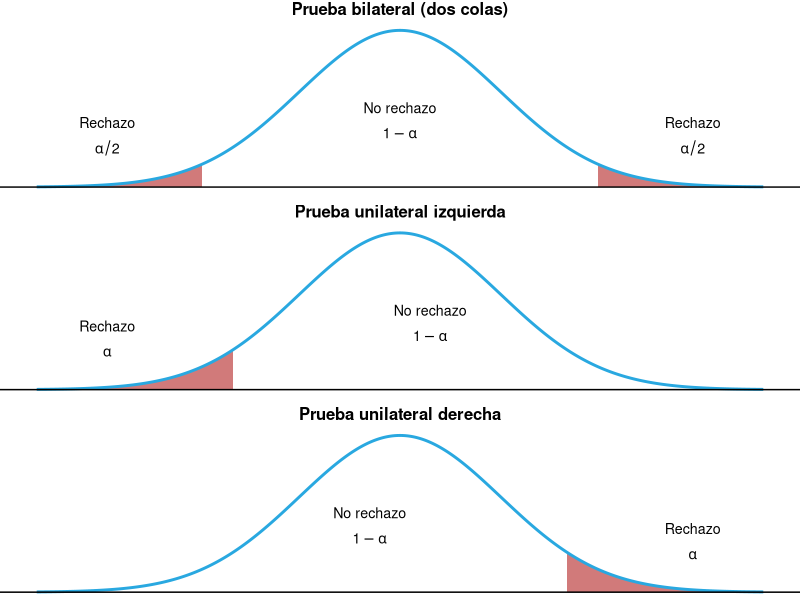
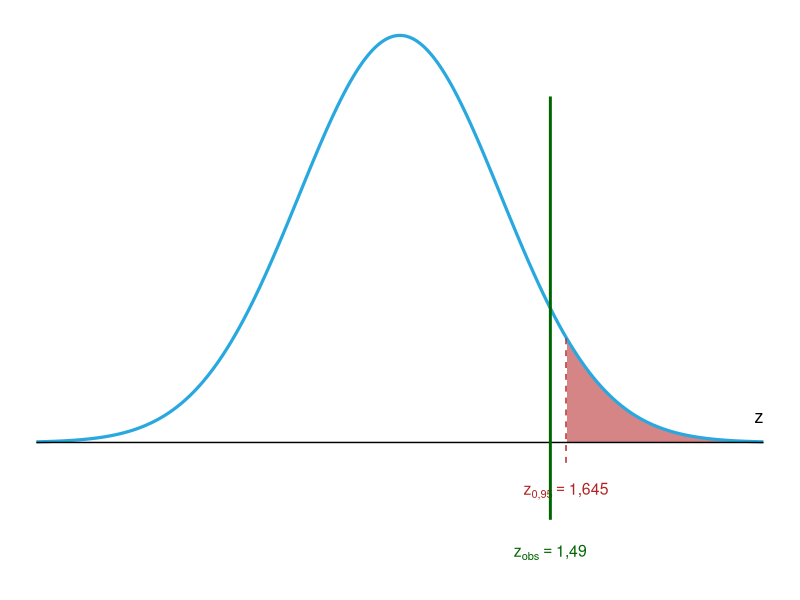
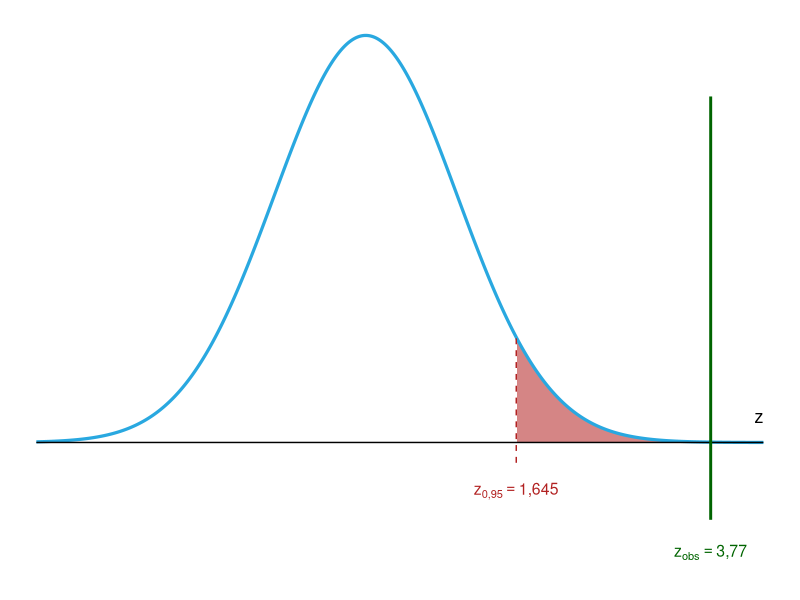
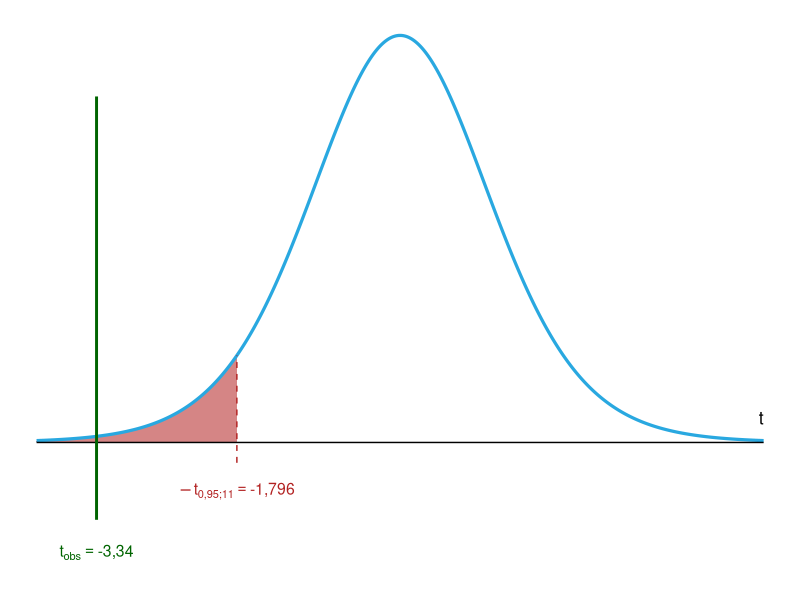
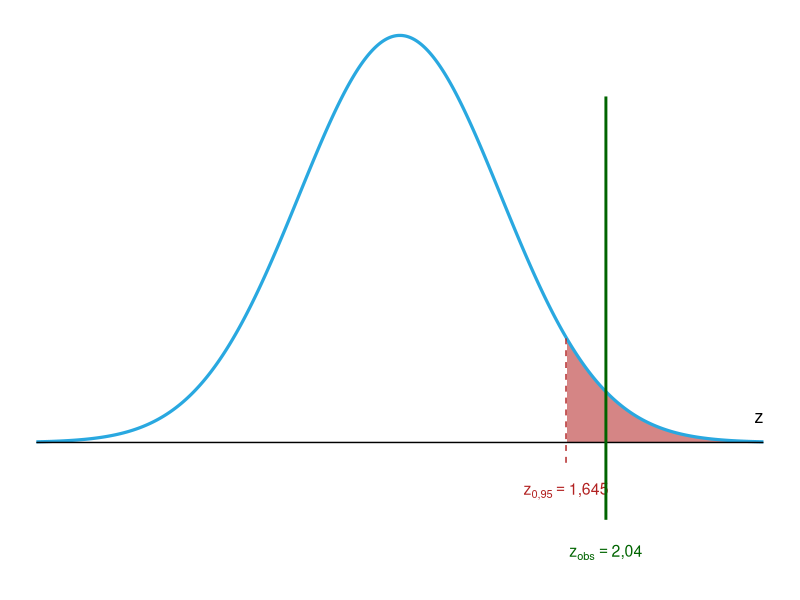
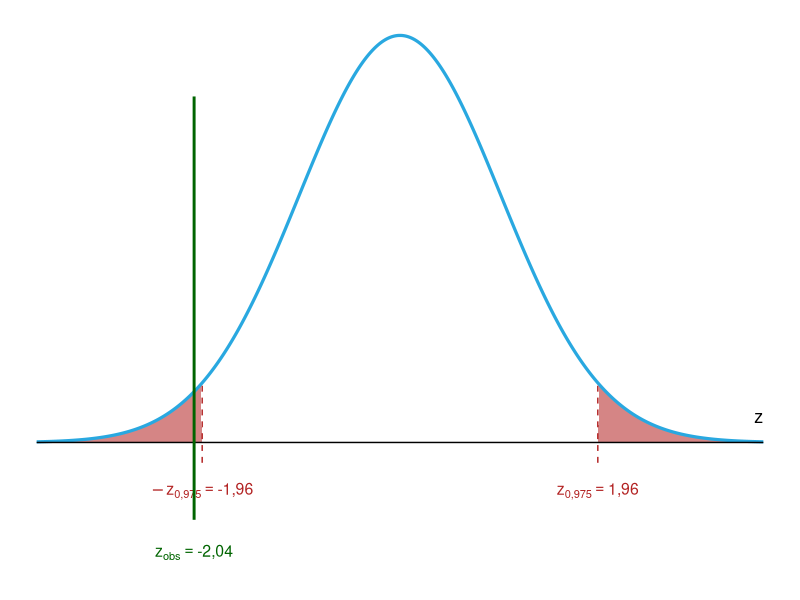
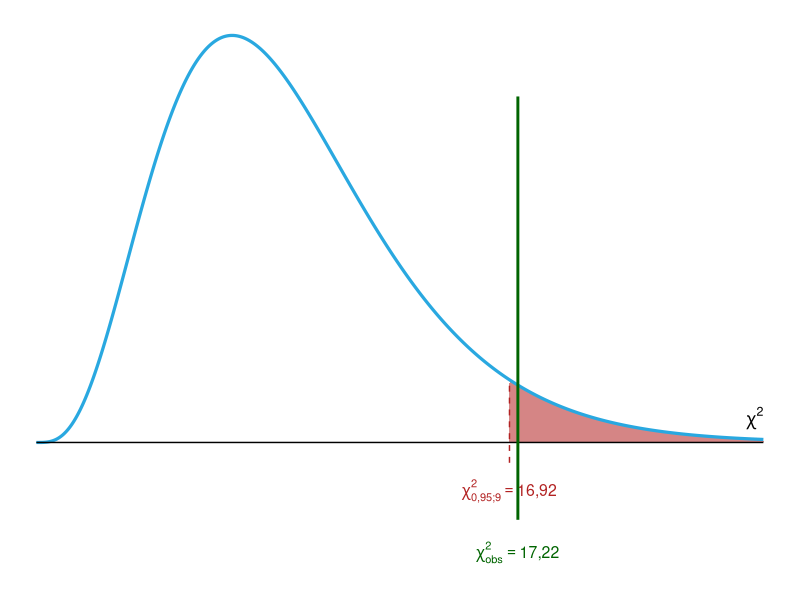
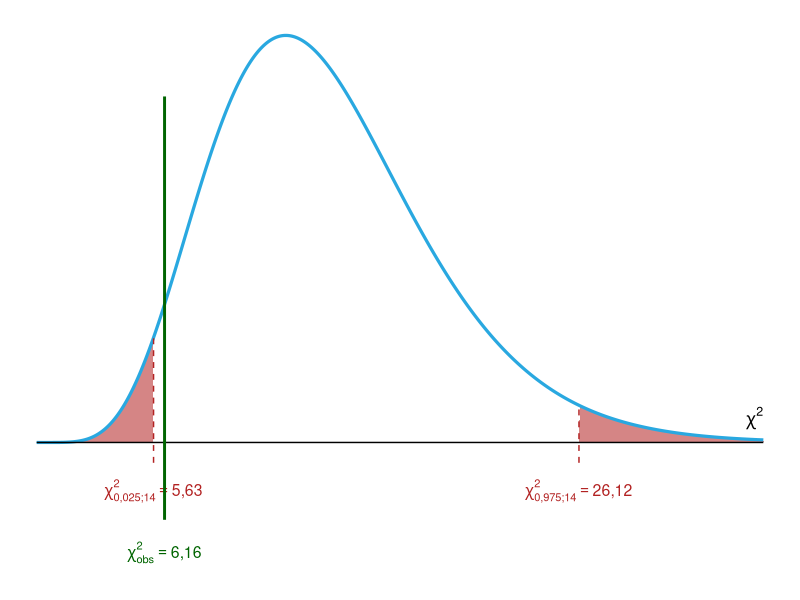

The R source for these figures, in order:
## ---- chunk 1
#| label: setup
#| include: false
library(ggplot2)
theme_set(theme_minimal(base_size = 13))

# Densidad normal estándar con las regiones de rechazo sombreadas
regiones_rechazo <- function(alfa = 0.05) {
  z <- seq(-3.6, 3.6, length.out = 700)
  tipos <- c("Prueba bilateral (dos colas)", "Prueba unilateral izquierda",
             "Prueba unilateral derecha")
  d <- do.call(rbind, lapply(tipos, function(tp) data.frame(z = z, f = dnorm(z), tipo = tp)))
  d$rechazo <- with(d, ifelse(tipo == tipos[1], abs(z) >= qnorm(1 - alfa / 2),
                       ifelse(tipo == tipos[2], z <= qnorm(alfa), z >= qnorm(1 - alfa))))
  d$tipo <- factor(d$tipo, levels = tipos)
  etiquetas <- data.frame(
    tipo = factor(c(tipos[1], tipos[1], tipos[1], tipos[2], tipos[2], tipos[3], tipos[3]),
                  levels = tipos),
    z = c(-2.9, 2.9, 0, -2.9, 0.3, 2.9, -0.3),
    f = c(0.13, 0.13, 0.17, 0.13, 0.17, 0.13, 0.17),
    lab = c('atop("Rechazo", alpha/2)', 'atop("Rechazo", alpha/2)',
            'atop("No rechazo", 1 - alpha)',
            'atop("Rechazo", alpha)', 'atop("No rechazo", 1 - alpha)',
            'atop("Rechazo", alpha)', 'atop("No rechazo", 1 - alpha)'))
  ggplot(d, aes(x = z, y = f)) +
    geom_area(data = subset(d, rechazo), aes(group = interaction(tipo, z > 0)),
              fill = "firebrick", alpha = 0.6) +
    geom_line(color = "#29a8e0", linewidth = 1) +
    geom_hline(yintercept = 0) +
    geom_text(data = etiquetas, aes(label = lab), parse = TRUE, size = 3.6) +
    facet_wrap(~ tipo, ncol = 1) +
    labs(x = NULL, y = NULL) +
    theme_void() +
    theme(strip.text = element_text(size = 12, face = "bold", margin = margin(b = 4)))
}
# Distribución del estadístico bajo H0, con la región de rechazo (rojo),
# el o los valores críticos y el valor observado del estadístico (verde)
grafica_prueba <- function(f, desde, hasta, criticos, cola, obs,
                           etq_crit, etq_obs, eje = "z") {
  ancho <- hasta - desde
  desde <- min(desde, obs - 0.08 * ancho)
  hasta <- max(hasta, obs + 0.08 * ancho)
  x <- seq(desde, hasta, length.out = 800)
  d <- data.frame(x = x, y = f(x))
  ymax <- max(d$y)
  d$rechazo <- switch(cola,
                      derecha   = d$x >= criticos[1],
                      izquierda = d$x <= criticos[1],
                      ambas     = d$x <= criticos[1] | d$x >= criticos[2])
  d$lado <- d$x > mean(criticos)
  ggplot(d, aes(x = x, y = y)) +
    geom_area(data = subset(d, rechazo), aes(group = lado),
              fill = "firebrick", alpha = 0.55) +
    geom_line(color = "#29a8e0", linewidth = 1.1) +
    annotate("segment", x = desde, xend = hasta, y = 0, yend = 0) +
    annotate("segment", x = criticos, xend = criticos, y = -0.05 * ymax,
             yend = f(criticos), color = "firebrick", linetype = "dashed") +
    annotate("text", x = criticos, y = -0.12 * ymax, label = etq_crit,
             parse = TRUE, color = "firebrick", size = 4) +
    annotate("segment", x = obs, xend = obs, y = -0.19 * ymax, yend = 0.85 * ymax,
             color = "darkgreen", linewidth = 1) +
    annotate("text", x = obs, y = -0.27 * ymax, label = etq_obs,
             parse = TRUE, color = "darkgreen", size = 4) +
    annotate("text", x = hasta, y = 0.06 * ymax, label = eje, parse = TRUE,
             hjust = 1, size = 4.5) +
    coord_cartesian(ylim = c(-0.32 * ymax, 1.02 * ymax), clip = "off") +
    theme_void()
}
## ---- chunk 2
#| label: fig-regiones-rechazo
#| fig-cap: "Regiones de rechazo (en rojo) y de no rechazo para las pruebas de dos colas, de cola izquierda y de cola derecha."
#| echo: false
#| fig-width: 6.5
#| fig-height: 7
regiones_rechazo()
## ---- chunk 3
#| label: fig-prueba-armado
#| fig-cap: "Región de rechazo (en rojo), valor crítico y valor observado del estadístico de prueba (en verde) para el tiempo de armado."
#| echo: false
#| fig-width: 6.5
#| fig-height: 3.3
grafica_prueba(dnorm, -3.6, 3.6, 1.645, "derecha", 1.49,
               'z["0,95"] == "1,645"', 'z[obs] == "1,49"')
## ---- chunk 4
#| label: fig-prueba-colesterol
#| fig-cap: "Región de rechazo (en rojo), valor crítico y valor observado del estadístico de prueba (en verde) para el colesterol."
#| echo: false
#| fig-width: 6.5
#| fig-height: 3.3
grafica_prueba(dnorm, -3.6, 3.6, 1.645, "derecha", 3.77,
               'z["0,95"] == "1,645"', 'z[obs] == "3,77"')
## ---- chunk 5
#| label: fig-prueba-maestria
#| fig-cap: "Región de rechazo (en rojo), valor crítico y valor observado del estadístico de prueba (en verde) para el puntaje de la maestría."
#| echo: false
#| fig-width: 6.5
#| fig-height: 3.3
grafica_prueba(function(x) dt(x, 11), -4, 4, -1.796, "izquierda", -3.34,
               '-t["0,95;11"] == "-1,796"', 't[obs] == "-3,34"', eje = "t")
## ---- chunk 6
#| label: r-prueba-media
puntajes <- c(72, 74, 78, 69, 71, 73, 70, 76, 68, 74, 71, 69)
t.test(puntajes, mu = 75, alternative = "less")

# Prueba z (varianza conocida), con la fórmula
armado <- c(9.8, 10.4, 10.6, 9.6, 9.7, 9.9, 10.9, 11.1, 9.6, 10.2,
            10.3, 9.6, 9.9, 11.2, 10.6, 9.8, 10.5, 10.1, 10.5, 9.7)
z_obs <- (mean(armado) - 10) / (0.6 / sqrt(20))
c(z_obs = z_obs, valor_p = pnorm(z_obs, lower.tail = FALSE))
## ---- chunk 7
#| label: fig-prueba-farmaco
#| fig-cap: "Región de rechazo (en rojo), valor crítico y valor observado del estadístico de prueba (en verde) para el fármaco."
#| echo: false
#| fig-width: 6.5
#| fig-height: 3.3
grafica_prueba(dnorm, -3.6, 3.6, 1.645, "derecha", 2.04,
               'z["0,95"] == "1,645"', 'z[obs] == "2,04"')
## ---- chunk 8
#| label: fig-prueba-pedidos
#| fig-cap: "Región de rechazo (en rojo), valor crítico y valor observado del estadístico de prueba (en verde) para los pedidos a tiempo."
#| echo: false
#| fig-width: 6.5
#| fig-height: 3.3
grafica_prueba(dnorm, -3.6, 3.6, c(-1.96, 1.96), "ambas", -2.04,
               c('-z["0,975"] == "-1,96"', 'z["0,975"] == "1,96"'), 'z[obs] == "-2,04"')
## ---- chunk 9
#| label: r-prueba-proporcion
prop.test(70, 100, p = 0.6, alternative = "greater", correct = FALSE)
## ---- chunk 10
#| label: fig-prueba-botellas-var
#| fig-cap: "Región de rechazo (en rojo), valor crítico y valor observado del estadístico de prueba (en verde) para la varianza del llenado."
#| echo: false
#| fig-width: 6.5
#| fig-height: 3.3
grafica_prueba(function(x) dchisq(x, 9), 0, 26, 16.92, "derecha", 17.22,
               'chi["0,95;9"]^2 == "16,92"', 'chi[obs]^2 == "17,22"', eje = "chi^2")
## ---- chunk 11
#| label: fig-prueba-call-center
#| fig-cap: "Región de rechazo (en rojo), valor crítico y valor observado del estadístico de prueba (en verde) para la varianza del call center."
#| echo: false
#| fig-width: 6.5
#| fig-height: 3.3
grafica_prueba(function(x) dchisq(x, 14), 0, 35, c(5.63, 26.12), "ambas", 6.16,
               c('chi["0,025;14"]^2 == "5,63"', 'chi["0,975;14"]^2 == "26,12"'),
               'chi[obs]^2 == "6,16"', eje = "chi^2")
## ---- chunk 12
#| label: r-prueba-varianza
llamadas <- c(32, 41, 39, 36, 34, 33, 38, 43, 37, 35, 39, 42, 31, 30, 36)
n <- length(llamadas)
chi_obs <- (n - 1) * var(llamadas) / 36
valor_p <- 2 * min(pchisq(chi_obs, n - 1), pchisq(chi_obs, n - 1, lower.tail = FALSE))
c(chi_obs = chi_obs, valor_p = valor_p)
## ---- chunk 13
#| label: fig-prueba-llantas
#| fig-cap: "Región de rechazo (en rojo), valor crítico y valor observado del estadístico de prueba (en verde) para las llantas."
#| echo: false
#| fig-width: 6.5
#| fig-height: 3.3
grafica_prueba(dnorm, -3.6, 3.6, -1.645, "izquierda", -4.82,
               '-z["0,95"] == "-1,645"', 'z[obs] == "-4,82"')
## ---- chunk 14
#| label: fig-prueba-ruido
#| fig-cap: "Región de rechazo (en rojo), valor crítico y valor observado del estadístico de prueba (en verde) para el ejemplo del ruido."
#| echo: false
#| fig-width: 6.5
#| fig-height: 3.3
grafica_prueba(function(x) dt(x, 30), -3.8, 3.8, 2.457, "derecha", 2.54,
               't["0,99;30"] == "2,457"', 't[obs] == "2,54"', eje = "t")
## ---- chunk 15
#| label: fig-prueba-welch
#| fig-cap: "Región de rechazo (en rojo), valor crítico y valor observado del estadístico de prueba (en verde) para las sucursales de la pizzería."
#| echo: false
#| fig-width: 6.5
#| fig-height: 3.3
grafica_prueba(function(x) dt(x, 807), -3.8, 3.8, c(-1.963, 1.963), "ambas", -9.61,
               c('-t["0,975;807"] == "-1,963"', 't["0,975;807"] == "1,963"'), 't[obs] == "-9,61"', eje = "t")
## ---- chunk 16
#| label: fig-prueba-pareada
#| fig-cap: "Región de rechazo (en rojo), valor crítico y valor observado del estadístico de prueba (en verde) para los precios de los supermercados."
#| echo: false
#| fig-width: 6.5
#| fig-height: 3.3
grafica_prueba(function(x) dt(x, 7), -4, 4.6, 1.895, "derecha", 4.15,
               't["0,95;7"] == "1,895"', 't[obs] == "4,15"', eje = "t")
## ---- chunk 17
#| label: fig-prueba-planta
#| fig-cap: "Región de rechazo (en rojo), valor crítico y valor observado del estadístico de prueba (en verde) para la planta química."
#| echo: false
#| fig-width: 6.5
#| fig-height: 3.3
grafica_prueba(dnorm, -3.6, 3.6, 1.645, "derecha", 2.87,
               'z["0,95"] == "1,645"', 'z[obs] == "2,87"')
## ---- chunk 18
#| label: fig-prueba-reciclaje
#| fig-cap: "Región de rechazo (en rojo), valor crítico y valor observado del estadístico de prueba (en verde) para el reciclaje."
#| echo: false
#| fig-width: 6.5
#| fig-height: 3.3
grafica_prueba(dnorm, -3.6, 3.6, -1.645, "izquierda", -1.84,
               '-z["0,95"] == "-1,645"', 'z[obs] == "-1,84"')
## ---- chunk 19
#| label: fig-prueba-ruido-var
#| fig-cap: "Región de rechazo (en rojo), valor crítico y valor observado del estadístico de prueba (en verde) para las varianzas del ejemplo del ruido."
#| echo: false
#| fig-width: 6.5
#| fig-height: 3.3
grafica_prueba(function(x) df(x, 15, 15), 0, 3.6, c(0.416, 2.403), "ambas", 0.864,
               c('f["0,05;15,15"] == "0,416"', 'f["0,95;15,15"] == "2,403"'),
               'f[obs] == "0,864"', eje = "f")
## ---- chunk 20
#| label: r-pruebas-dos-muestras
nivel1 <- c(14, 12, 15, 15, 11, 16, 17, 12, 14, 13, 18, 13, 18, 15, 16, 11)
nivel2 <- c(20, 22, 18, 18, 19, 15, 18, 15, 22, 18, 19, 15, 21, 22, 18, 16)

# Dos medias, varianzas iguales: H1: mu2 - mu1 > 2
t.test(nivel2, nivel1, mu = 2, alternative = "greater", var.equal = TRUE)

# Razón de varianzas, bilateral, alfa = 0.10
var.test(nivel1, nivel2, conf.level = 0.90)
## ---- chunk 21
#| label: r-pruebas-proporciones-pareadas
# Dos proporciones: H1: p_pueblo > p_condado
prop.test(c(120, 240), c(200, 500), alternative = "greater", correct = FALSE)

# Muestras pareadas: H1: mu_D > 0
super_A <- c(5.2, 3.8, 12.5, 7.9, 2.4, 9.6, 4.3, 6.8)
super_B <- c(5.6, 4.1, 13.2, 8.1, 2.5, 10.4, 4.4, 7.3)
t.test(super_B, super_A, paired = TRUE, alternative = "greater")
